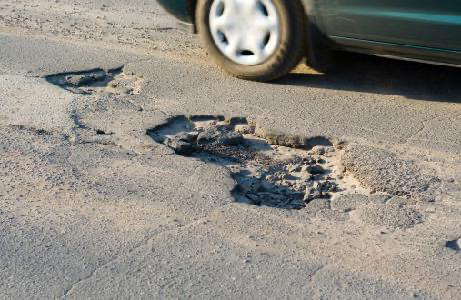
#> input picture assets/samples/images/potholes19.png, 461 x 300 px
$ python -i vehicle_detection.py   (imports and definitions only)
#> lines starting #> are read from the running program, lines starting #| are printed output that depends on the picture; after the words box and inside, x2 and y2 are one past the last pixel; in counts of white or black regions, pixels touching at a corner belong together
#> further down, picture is the input picture: shape (300, 461, 3); mean B, G, R 131.1, 139.2, 143.9
import cv2


class VehicleDetection:

    def __init__(self):

        self.bg_subtractor = cv2.createBackgroundSubtractorMOG2(
            history=500,
            varThreshold=50,
            detectShadows=True
        )

    def detect(self, frame):

        fgmask = self.bg_subtractor.apply(frame)
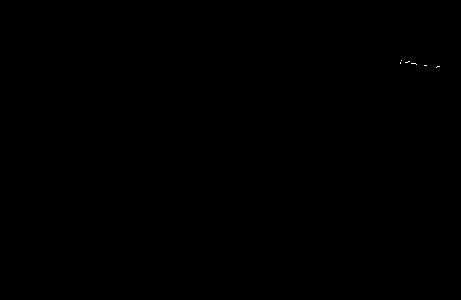
#> fgmask: shape (300, 461); values 127 (black) and 255 (white), 0.02% white in thin lines or dots, all inside (x1, y1, x2, y2) = (400, 60, 440, 68)

        _, thresh = cv2.threshold(fgmask, 200, 255, cv2.THRESH_BINARY)

        contours, _ = cv2.findContours(
            thresh,
            cv2.RETR_EXTERNAL,
            cv2.CHAIN_APPROX_SIMPLE
        )
#> contours = 6 contours, all with area under 20

        vehicles = []

        for cnt in contours:

            area = cv2.contourArea(cnt)

            if area > 1500:

                x, y, w, h = cv2.boundingRect(cnt)

                vehicles.append((x, y, w, h))
#> this loop made 6 passes
#> cnt on passes 1, 2, 3, 4, 6: [[437, 66], [436, 67], [437, 66], [439, 66]], [[424, 65], [426, 65]], [[411, 63], [415, 63], [416, 64], [415, 63]], [[400, 62], [400, 63]], [[401, 60]]
#> after the loop, vehicles = []

        return vehicles, thresh

>>> import cv2
>>> picture = cv2.imread('../../../assets/samples/images/potholes19.png')
>>> result = VehicleDetection().detect(picture)
